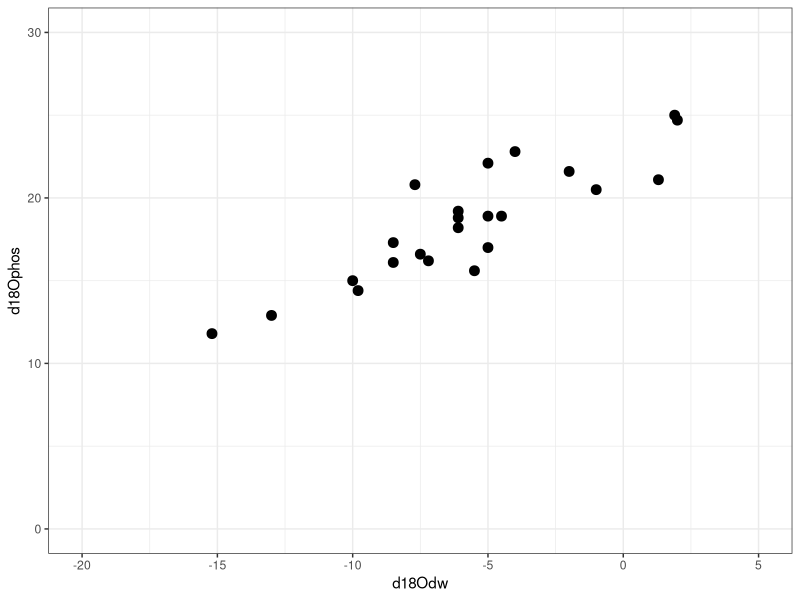
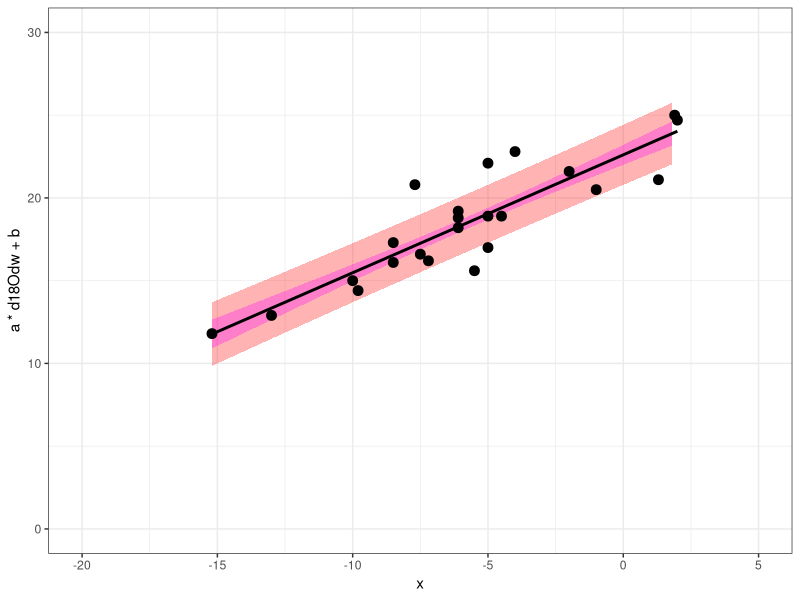

Write R code to recreate these figures, in order.

# this script will convert bioapatite phosphate d18O values to estimates of d18O of drinking water
# equivalent to the Z1 step in Pryor et al. 2014

#### load libraries ####
library(ggplot2)
library(dplyr)

# read the d18Odw-d18Ophos calibration data

dwcal <- read.csv("02_calibration_data/Pryor_Equus_d18Odw_d18Ophos_calibration_data.csv")

head(dwcal)

#### initial plot ####

ggplot(dwcal, aes(x = d18Odw, y = d18Ophos))+
  theme_bw()+
  geom_point(size = 3)+
  xlim(-20, 5)+
  ylim(0, 30)

#### calculate first interim terms for OLS fit uncertainty ####

dwcal_errors <- dwcal %>%
  mutate(xxbar = d18Odw - mean(dwcal$d18Odw),
         xxbar2 = (d18Odw - mean(dwcal$d18Odw))^2, 
         yybar = d18Ophos - mean(dwcal$d18Ophos),
         yybar2 = yybar^2, 
         yybar_by_xxbar = yybar*xxbar)


#### computed variables ####

n <- length(dwcal$d18Ophos) # number of calibration data points

a <- sum(dwcal_errors$yybar_by_xxbar)/sum(dwcal_errors$xxbar2) # OLS slope

xbar <- mean(dwcal_errors$d18Odw) # mean of d18Odw (x)

ybar <- mean(dwcal_errors$d18Ophos) # mean of d18Ophos (y)

b <- ybar - (a * xbar) # OLS intercept

r2 <- sum(dwcal_errors$yybar_by_xxbar)^2/sum(dwcal_errors$xxbar2)/sum(dwcal_errors$yybar2) 

sum_xxbar2 <- sum(dwcal_errors$xxbar2)

#### more interim terms for OLS fit ####

dwcal_errors <- dwcal_errors %>%
  mutate(yaxb2 = (d18Ophos - (a * d18Odw) - b)^2)

#### calculate error terms ####

sigest <- sqrt(sum(dwcal_errors$yaxb2)/(n - 2)) # estimate of the standard deviation of the natural variability in ε

delta_a <- sigest/sqrt(sum_xxbar2) # estimate of the uncertainty of the slope

delta_bbar <- sum(sigest/sqrt(n)) # estimate of the uncertainty in the fit at x = xbar

#### error curves for the plot ####

error_curves <- data.frame(x = seq(from = min(dwcal_errors$d18Odw), to = max(dwcal_errors$d18Odw), by = 1)) %>%
  mutate(y = a*(x - xbar) + ybar, 
         dyfit = sigest * sqrt(1/n + (x - xbar)^2/sum_xxbar2), # 1 s.d. uncertainty on the OLS fit
         dytot = sigest * sqrt(1 + 1/n + (x - xbar)^2/sum_xxbar2)) # estimation uncertainty of d18Odw from d18Ophos



#### plot with error curves ####

ggplot()+
  theme_bw()+
  geom_ribbon(data = error_curves, aes(x = x, ymin = y - dytot, ymax = y + dytot), color = NA, fill = "red", alpha = 0.3)+
  geom_ribbon(data = error_curves, aes(x = x, ymin = y - dyfit, ymax = y + dyfit), color = NA, fill = "magenta", alpha = 0.3)+
  geom_line(data = dwcal, aes(x = d18Odw, y = a * d18Odw + b), color = "black", lwd = 1)+
  geom_point(data = dwcal, aes(x = d18Odw, y = d18Ophos), size = 3)+
  xlim(-20, 5)+
  ylim(0, 30)

#### calibrate example data ####


z1_input <- read.csv("03_input_to_calibrate/equus_example_d18O_input.csv")

z1_input

# calibrate each d18Ophos point individually

d18Odw_est_individual <- z1_input %>%
  mutate(est_d18Odw_i = round(xbar + (d18Ophos - ybar)/a, 1), 
         est_d18O_error_i = round((sigest/a)*sqrt(1 + 1/n + (d18Ophos - ybar)^2/sum_xxbar2), 1))

# calculate mean d18Odw estimate (grouped by layer)

z1_input %>%
  add_count(layer, name = "m") %>%
  group_by(site, taxon, layer, m) %>%
  summarise(mean_d18Ophos = mean(d18Ophos, na.rm = TRUE)) %>%
  mutate(est_d18Odw_group = round(xbar + (mean_d18Ophos - ybar)/a, 1), 
         est_d18Odw_group_error = (sigest/a)*sqrt(1/m + 1/n + (mean_d18Ophos - ybar)^2/a^2/sum_xxbar2))
